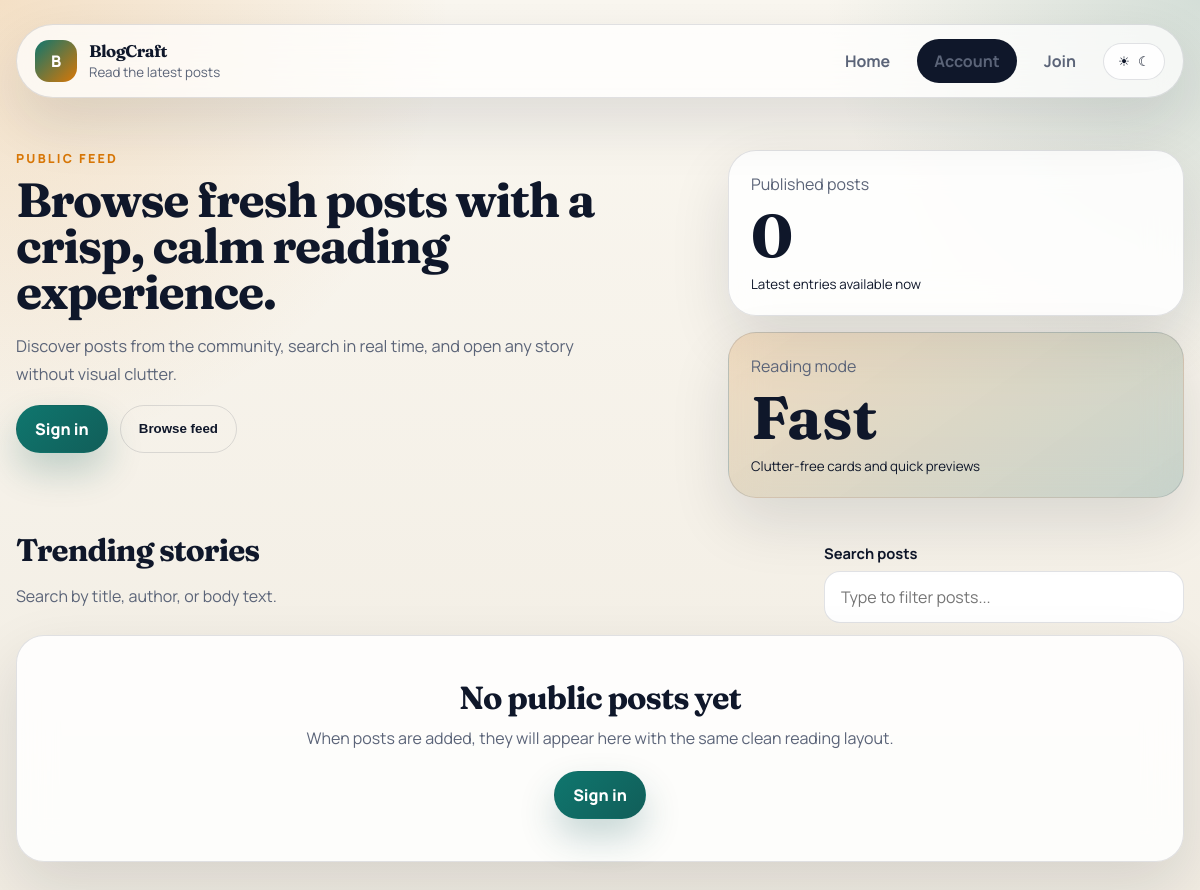
Before: / with the older database file.
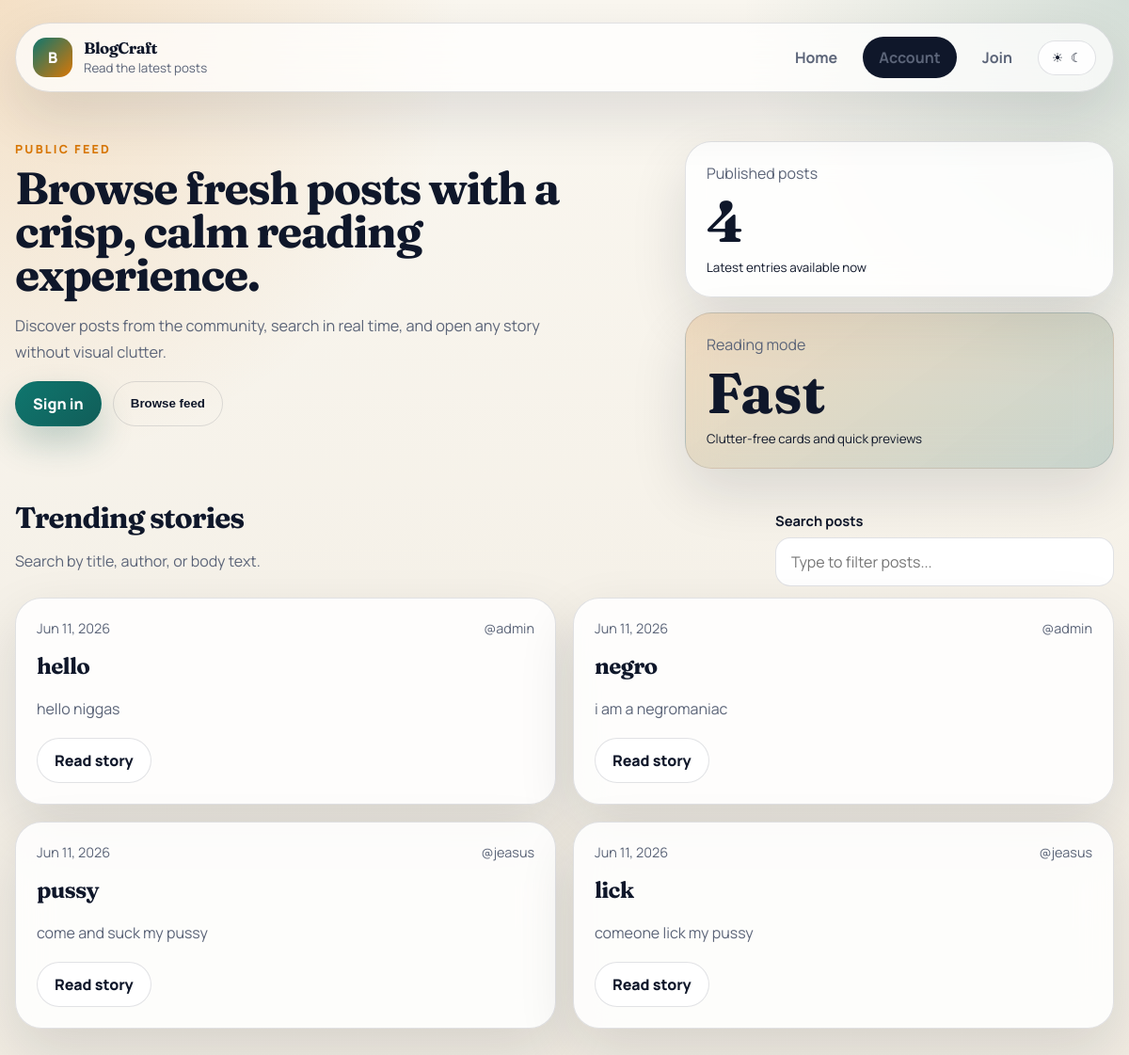
After: the same page with the newer database file.
### core/models.py (models this page shows, shortened)
class blogs(models.Model):
    author = models.ForeignKey(User,on_delete=models.CASCADE)
    title=models.CharField(max_length=150)
    content=models.TextField()
    created=models.DateTimeField(auto_now_add=True)

### core/views.py (the view)
# urls.py: path('', views.home_main, name='home_main'),
def home_main(request):
    blog=blogs.objects.all()
    return render(request, 'home_main.html', {'blog':blog})

### templates/home_main.html (shortened to what this page needs)
{% extends "base_main.html" %}
{% block body_class %}public-page{% endblock body_class %}
{% block content %}
<section class="hero">
    <div class="hero__copy">
        <p class="eyebrow">Public feed</p>
        <h1>Browse fresh posts with a crisp, calm reading experience.</h1>
        <p class="hero__lead">
            Discover posts from the community, search in real time, and open any story without visual clutter.
        </p>
        <div class="hero__actions">
            <a class="button button--primary" href="{% url 'login' %}">Sign in</a>
            <button class="button button--ghost" type="button" data-scroll-target="#feed">Browse feed</button>
        </div>
    </div>
    <aside class="hero__panel">
        <div class="stat-card">
            <span class="stat-card__label">Published posts</span>
            <strong>{{ blog|length }}</strong>
            <small>Latest entries available now</small>
        </div>
        <div class="stat-card stat-card--accent">
            <span class="stat-card__label">Reading mode</span>
            <strong>Fast</strong>
            <small>Clutter-free cards and quick previews</small>
        </div>
    </aside>
</section>
<section class="toolbar">
    <div>
        <h2 id="feed">Trending stories</h2>
        <p>Search by title, author, or body text.</p>
    </div>
    <label class="search-field" for="blog-search">
        <span>Search posts</span>
        <input id="blog-search" type="search" placeholder="Type to filter posts..." data-blog-search>
    </label>
</section>
<section class="blog-grid" data-blog-grid>
    {% for b in blog %}
        <article class="blog-card" data-blog-card>
            <div class="blog-card__meta">
                <span>{{ b.created|date:"M d, Y" }}</span>
                <span>@{{ b.author.username }}</span>
            </div>
            <h3>{{ b.title }}</h3>
            <p>{{ b.content|truncatewords:30 }}</p>
            <div class="blog-card__actions">
                <a class="button button--secondary" href="{% url 'blog_individual' b.id %}">Read story</a>
            </div>
        </article>
    {% empty %}
        <article class="empty-state">
            <h3>No public posts yet</h3>
            <p>When posts are added, they will appear here with the same clean reading layout.</p>
            <a class="button button--primary" href="{% url 'login' %}">Sign in</a>
        </article>
    {% endfor %}
</section>
{% endblock content %}

### templates/base_main.html (shortened to what this page needs)
{% load static %}
<!DOCTYPE html>
<html lang="en">
<head>
    <link rel="stylesheet" href="{% static 'css/style.css' %}">
</head>
<body class="{% block body_class %}{% endblock body_class %}">
    <div class="page-shell">
        <header class="site-header">
            <a class="brand" href="{% url 'home_main' %}">
                <span class="brand-mark">B</span>
                <span class="brand-text">
                    <strong>BlogCraft</strong>
                    <small>Read the latest posts</small>
                </span>
            </a>
            <nav class="site-nav" id="site-nav" data-nav>
                <a href="{% url 'home_main' %}" class="nav-link">Home</a>
                <a href="{% url 'login' %}" class="nav-link nav-link--accent">Account</a>
                <a href="{% url 'register' %}" class="nav-link">Join</a>
                <button class="theme-toggle" type="button" data-theme-toggle aria-label="Toggle theme">
                    <span class="theme-toggle__sun">&#9728;</span>
                    <span class="theme-toggle__moon">&#9790;</span>
                </button>
            </nav>
        </header>
        <main class="page-content">
            {% block content %}{% endblock content %}
        </main>
    </div>
</body>
</html>

Changed rows visible on the page:
added blogs: created "Jun 11, 2026", author.username "admin", title "hello", content "hello niggas"
added blogs: created "Jun 11, 2026", author.username "admin", title "negro", content "i am a negromaniac"
added blogs: created "Jun 11, 2026", author.username "jeasus", title "pussy", content "come and suck my pussy"
added blogs: created "Jun 11, 2026", author.username "jeasus", title "lick", content "comeone lick my pussy"
Other visible differences:
{{ blog|length }}: "0" → "4"
text no longer shown: "No public posts yet When posts are added, they will appear here with the same clean reading layout. Sign in"
